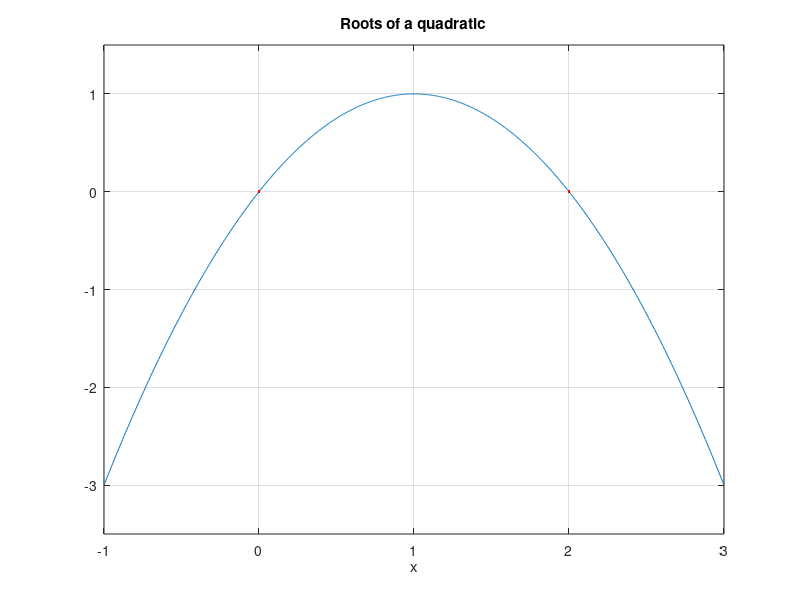

MATLAB code to generate this figure:
% MATH2089: File = quadex.m
% Example on roots of a quadratic and catastrophic cancellation

format compact
format long e

% Anonymous function to evaluate quadratic
%q = @(x, a, b, c) a*x.^2 + b*x + c
% Horner's method
q = @(x, a, b, c) (a*x + b).*x + c

% Example quadratic a*x^2 + b*x + c
a = -1, b = 2, c = -1e-8

% Solutions using standard quadratic formula
x1 = (-b + sqrt(b^2 - 4*a*c)) / (2*a)
x2 = (-b - sqrt(b^2 - 4*a*c)) / (2*a)

% Check values of quadratic are zero
q1 = q(x1, a, b, c)
q2 = q(x2, a, b, c)

% Solution using alternate formula
x1a = (-2*c) / (b + sqrt(b^2 - 4*a*c))
x2a = (2*c) / (-b + sqrt(b^2 - 4*a*c))

% Check values of quadratic are zero
q1a = q(x1a, a, b, c)
q2a = q(x2a, a, b, c)

% Visual check: plot quadratic and roots
x = linspace(-1, 3, 1001);
qx = q(x, a, b, c);
figure(1)
plot(x, qx, x1, q1, 'r.', x2, q2, 'r.');
grid on
title('Roots of a quadratic')
xlabel('x')
ylim([-3.5 1.5])
